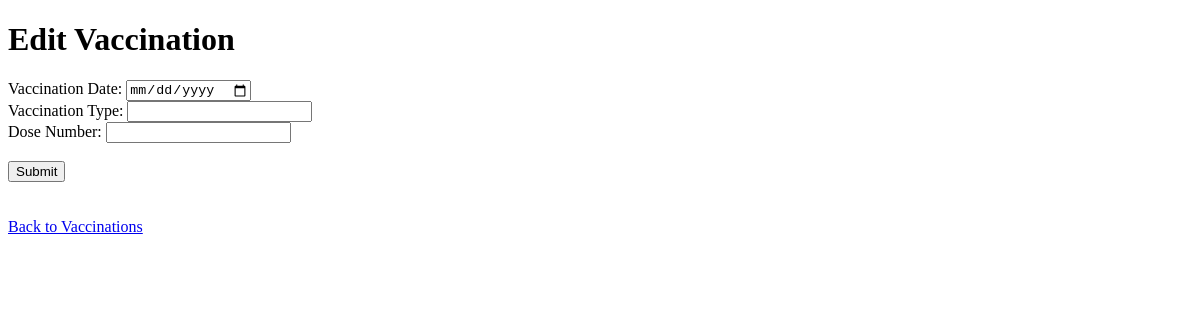
The app's page /php/vaccination/edit-view.php?MedicareCardNumber=atks99812111, older data.
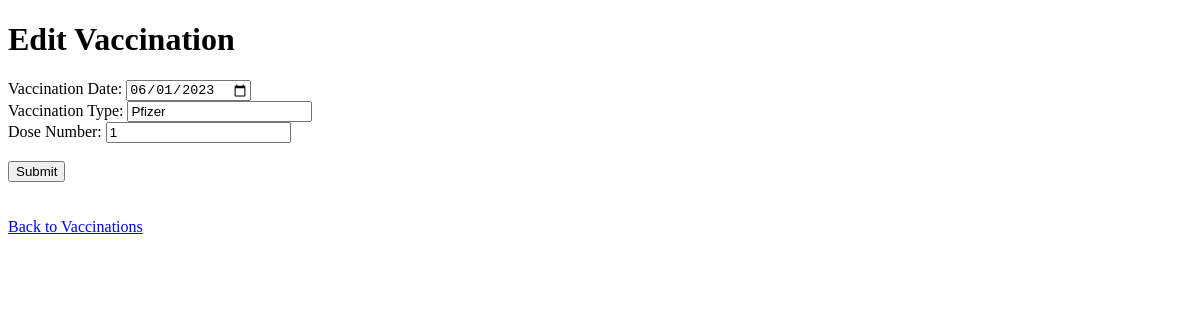
The same page, newer data.
### tables this page shows
CREATE TABLE Vaccinations(
    MedicareCardNumber char(12) NOT NULL,
    `Date` Date,
    `Type` VARCHAR(255),
    DoseNumber int,
    FOREIGN KEY (MedicareCardNumber) REFERENCES Persons(MedicareCardNumber)
);

### php/vaccination/edit-view.php (the view, shortened to what this page needs)
<?php
require_once '../database.php';
$statement = $conn->prepare('SELECT v.MedicareCardNumber, v.Date, v.Type, v.DoseNumber  FROM Vaccinations v
WHERE v.MedicareCardNumber = :MedicareCardNumber;');
$statement->bindParam(":MedicareCardNumber", $_GET["MedicareCardNumber"]);
$statement->execute();
$vaccination = $statement->fetch(PDO::FETCH_ASSOC);
?>
<!DOCTYPE html>
<html>
<body>
    <h1>Edit Vaccination</h1>
    <form action="./edit-view.php" method="post">
        <label for="Date">Vaccination Date: </label>
        <input type="date" name="Date" id="Date" value="<?= $vaccination["Date"]?>"> <br>
        <label for="Type">Vaccination Type: </label>
        <input type="text" name="Type" id="Type" value="<?= $vaccination["Type"]?>"> <br>
        <label for="DoseNumber">Dose Number: </label>
        <input type="text" name="DoseNumber" id="DoseNumber" value="<?= $vaccination["DoseNumber"]?>"> <br>
        <br>
        <button type="submit">Submit</button>
    </form><br><br>
    <a href="../vaccination/index.php">Back to Vaccinations</a>
</body>
</html>

Row changes from the older to the newer data that the page shows:
added vaccinations: Date "06/01/2023", Type "Pfizer", DoseNumber "1"
